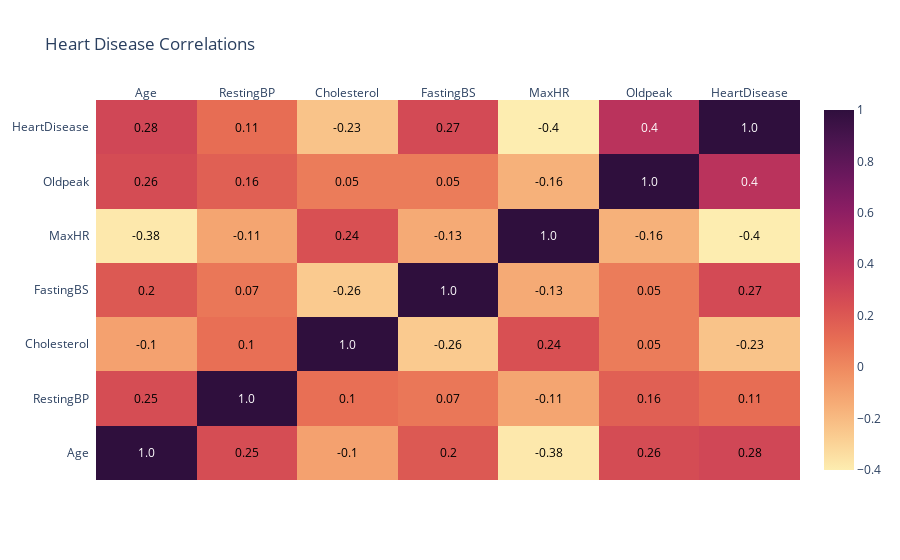

Notebook code cell kept with this figure:
### Code cell
# Correlations
corr=data1.corr()
x = corr.columns.tolist() 
y = corr.index.tolist()
z = corr.values
text = corr.values.round(2)

fig = ff.create_annotated_heatmap(z=z, x=x, y=y, annotation_text=text, colorscale='matter', 
                                  reversescale=False, showscale=True,
                                  hovertemplate="Correlation of %{x} and %{y}= %{z:.3f}")
fig.update_layout(title="Heart Disease Correlations")
fig.show()

### Figure 1 — Plotly figure (JSON) as saved in the notebook; plotly's stock layout.template omitted (floating-point values rounded to 4 significant figures)
{"data": [{"colorscale": [[0, "rgb(253, 237, 176)"], [0.09091, "rgb(250, 205, 145)"], [0.1818, "rgb(246, 173, 119)"], [0.2727, "rgb(240, 142, 98)"], [0.3636, "rgb(231, 109, 84)"], [0.4545, "rgb(216, 80, 83)"], [0.5455, "rgb(195, 56, 90)"], [0.6364, "rgb(168, 40, 96)"], [0.7273, "rgb(138, 29, 99)"], [0.8182, "rgb(107, 24, 93)"], [0.9091, "rgb(76, 21, 80)"], [1, "rgb(47, 15, 61)"]], "hovertemplate": "Correlation of %{x} and %{y}= %{z:.3f}", "reversescale": false, "showscale": true, "type": "heatmap", "x": ["Age", "RestingBP", "Cholesterol", "FastingBS", "MaxHR", "Oldpeak", "HeartDisease"], "y": ["Age", "RestingBP", "Cholesterol", "FastingBS", "MaxHR", "Oldpeak", "HeartDisease"], "z": [[1, 0.2544, -0.09528, 0.198, -0.382, 0.2586, 0.282], [0.2544, 1, 0.1009, 0.07019, -0.1121, 0.1648, 0.1076], [-0.09528, 0.1009, 1, -0.261, 0.2358, 0.05015, -0.2327], [0.198, 0.07019, -0.261, 1, -0.1314, 0.0527, 0.2673], [-0.382, -0.1121, 0.2358, -0.1314, 1, -0.1607, -0.4004], [0.2586, 0.1648, 0.05015, 0.0527, -0.1607, 1, 0.404], [0.282, 0.1076, -0.2327, 0.2673, -0.4004, 0.404, 1]]}], "layout": {"annotations": [{"font": {"color": "#FFFFFF"}, "showarrow": false, "text": "1.0", "x": "Age", "xref": "x", "y": "Age", "yref": "y"}, {"font": {"color": "#000000"}, "showarrow": false, "text": "0.25", "x": "RestingBP", "xref": "x", "y": "Age", "yref": "y"}, {"font": {"color": "#000000"}, "showarrow": false, "text": "-0.1", "x": "Cholesterol", "xref": "x", "y": "Age", "yref": "y"}, {"font": {"color": "#000000"}, "showarrow": false, "text": "0.2", "x": "FastingBS", "xref": "x", "y": "Age", "yref": "y"}, {"font": {"color": "#000000"}, "showarrow": false, "text": "-0.38", "x": "MaxHR", "xref": "x", "y": "Age", "yref": "y"}, {"font": {"color": "#000000"}, "showarrow": false, "text": "0.26", "x": "Oldpeak", "xref": "x", "y": "Age", "yref": "y"}, {"font": {"color": "#000000"}, "showarrow": false, "text": "0.28", "x": "HeartDisease", "xref": "x", "y": "Age", "yref": "y"}, {"font": {"color": "#000000"}, "showarrow": false, "text": "0.25", "x": "Age", "xref": "x", "y": "RestingBP", "yref": "y"}, {"font": {"color": "#FFFFFF"}, "showarrow": false, "text": "1.0", "x": "RestingBP", "xref": "x", "y": "RestingBP", "yref": "y"}, {"font": {"color": "#000000"}, "showarrow": false, "text": "0.1", "x": "Cholesterol", "xref": "x", "y": "RestingBP", "yref": "y"}, {"font": {"color": "#000000"}, "showarrow": false, "text": "0.07", "x": "FastingBS", "xref": "x", "y": "RestingBP", "yref": "y"}, {"font": {"color": "#000000"}, "showarrow": false, "text": "-0.11", "x": "MaxHR", "xref": "x", "y": "RestingBP", "yref": "y"}, {"font": {"color": "#000000"}, "showarrow": false, "text": "0.16", "x": "Oldpeak", "xref": "x", "y": "RestingBP", "yref": "y"}, {"font": {"color": "#000000"}, "showarrow": false, "text": "0.11", "x": "HeartDisease", "xref": "x", "y": "RestingBP", "yref": "y"}, {"font": {"color": "#000000"}, "showarrow": false, "text": "-0.1", "x": "Age", "xref": "x", "y": "Cholesterol", "yref": "y"}, {"font": {"color": "#000000"}, "showarrow": false, "text": "0.1", "x": "RestingBP", "xref": "x", "y": "Cholesterol", "yref": "y"}, {"font": {"color": "#FFFFFF"}, "showarrow": false, "text": "1.0", "x": "Cholesterol", "xref": "x", "y": "Cholesterol", "yref": "y"}, {"font": {"color": "#000000"}, "showarrow": false, "text": "-0.26", "x": "FastingBS", "xref": "x", "y": "Cholesterol", "yref": "y"}, {"font": {"color": "#000000"}, "showarrow": false, "text": "0.24", "x": "MaxHR", "xref": "x", "y": "Cholesterol", "yref": "y"}, {"font": {"color": "#000000"}, "showarrow": false, "text": "0.05", "x": "Oldpeak", "xref": "x", "y": "Cholesterol", "yref": "y"}, {"font": {"color": "#000000"}, "showarrow": false, "text": "-0.23", "x": "HeartDisease", "xref": "x", "y": "Cholesterol", "yref": "y"}, {"font": {"color": "#000000"}, "showarrow": false, "text": "0.2", "x": "Age", "xref": "x", "y": "FastingBS", "yref": "y"}, {"font": {"color": "#000000"}, "showarrow": false, "text": "0.07", "x": "RestingBP", "xref": "x", "y": "FastingBS", "yref": "y"}, {"font": {"color": "#000000"}, "showarrow": false, "text": "-0.26", "x": "Cholesterol", "xref": "x", "y": "FastingBS", "yref": "y"}, {"font": {"color": "#FFFFFF"}, "showarrow": false, "text": "1.0", "x": "FastingBS", "xref": "x", "y": "FastingBS", "yref": "y"}, {"font": {"color": "#000000"}, "showarrow": false, "text": "-0.13", "x": "MaxHR", "xref": "x", "y": "FastingBS", "yref": "y"}, {"font": {"color": "#000000"}, "showarrow": false, "text": "0.05", "x": "Oldpeak", "xref": "x", "y": "FastingBS", "yref": "y"}, {"font": {"color": "#000000"}, "showarrow": false, "text": "0.27", "x": "HeartDisease", "xref": "x", "y": "FastingBS", "yref": "y"}, {"font": {"color": "#000000"}, "showarrow": false, "text": "-0.38", "x": "Age", "xref": "x", "y": "MaxHR", "yref": "y"}, {"font": {"color": "#000000"}, "showarrow": false, "text": "-0.11", "x": "RestingBP", "xref": "x", "y": "MaxHR", "yref": "y"}, {"font": {"color": "#000000"}, "showarrow": false, "text": "0.24", "x": "Cholesterol", "xref": "x", "y": "MaxHR", "yref": "y"}, {"font": {"color": "#000000"}, "showarrow": false, "text": "-0.13", "x": "FastingBS", "xref": "x", "y": "MaxHR", "yref": "y"}, {"font": {"color": "#FFFFFF"}, "showarrow": false, "text": "1.0", "x": "MaxHR", "xref": "x", "y": "MaxHR", "yref": "y"}, {"font": {"color": "#000000"}, "showarrow": false, "text": "-0.16", "x": "Oldpeak", "xref": "x", "y": "MaxHR", "yref": "y"}, {"font": {"color": "#000000"}, "showarrow": false, "text": "-0.4", "x": "HeartDisease", "xref": "x", "y": "MaxHR", "yref": "y"}, {"font": {"color": "#000000"}, "showarrow": false, "text": "0.26", "x": "Age", "xref": "x", "y": "Oldpeak", "yref": "y"}, {"font": {"color": "#000000"}, "showarrow": false, "text": "0.16", "x": "RestingBP", "xref": "x", "y": "Oldpeak", "yref": "y"}, {"font": {"color": "#000000"}, "showarrow": false, "text": "0.05", "x": "Cholesterol", "xref": "x", "y": "Oldpeak", "yref": "y"}, {"font": {"color": "#000000"}, "showarrow": false, "text": "0.05", "x": "FastingBS", "xref": "x", "y": "Oldpeak", "yref": "y"}, {"font": {"color": "#000000"}, "showarrow": false, "text": "-0.16", "x": "MaxHR", "xref": "x", "y": "Oldpeak", "yref": "y"}, {"font": {"color": "#FFFFFF"}, "showarrow": false, "text": "1.0", "x": "Oldpeak", "xref": "x", "y": "Oldpeak", "yref": "y"}, {"font": {"color": "#FFFFFF"}, "showarrow": false, "text": "0.4", "x": "HeartDisease", "xref": "x", "y": "Oldpeak", "yref": "y"}, {"font": {"color": "#000000"}, "showarrow": false, "text": "0.28", "x": "Age", "xref": "x", "y": "HeartDisease", "yref": "y"}, {"font": {"color": "#000000"}, "showarrow": false, "text": "0.11", "x": "RestingBP", "xref": "x", "y": "HeartDisease", "yref": "y"}, {"font": {"color": "#000000"}, "showarrow": false, "text": "-0.23", "x": "Cholesterol", "xref": "x", "y": "HeartDisease", "yref": "y"}, {"font": {"color": "#000000"}, "showarrow": false, "text": "0.27", "x": "FastingBS", "xref": "x", "y": "HeartDisease", "yref": "y"}, {"font": {"color": "#000000"}, "showarrow": false, "text": "-0.4", "x": "MaxHR", "xref": "x", "y": "HeartDisease", "yref": "y"}, {"font": {"color": "#FFFFFF"}, "showarrow": false, "text": "0.4", "x": "Oldpeak", "xref": "x", "y": "HeartDisease", "yref": "y"}, {"font": {"color": "#FFFFFF"}, "showarrow": false, "text": "1.0", "x": "HeartDisease", "xref": "x", "y": "HeartDisease", "yref": "y"}], "title": {"text": "Heart Disease Correlations"}, "xaxis": {"dtick": 1, "gridcolor": "rgb(0, 0, 0)", "side": "top", "ticks": ""}, "yaxis": {"dtick": 1, "ticks": "", "ticksuffix": "  "}}}
